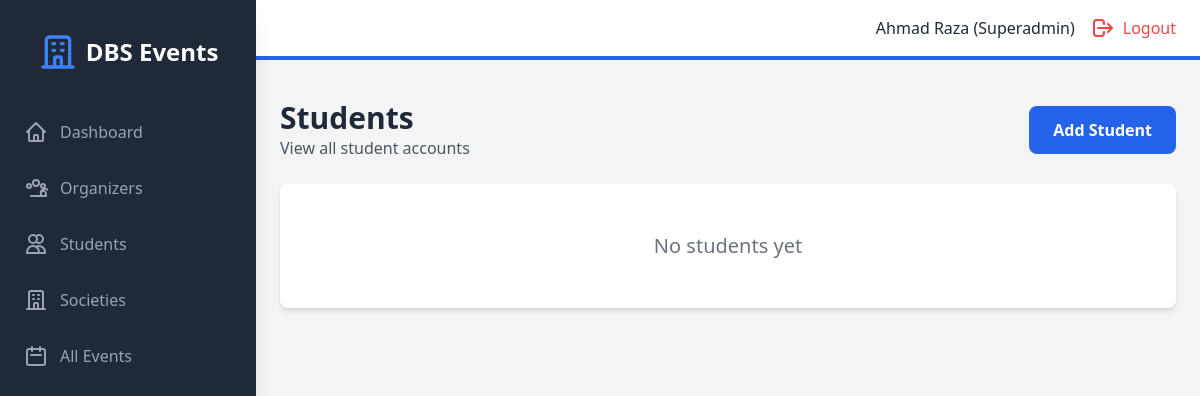
Before: /admin/students (signed in) with the older database file.
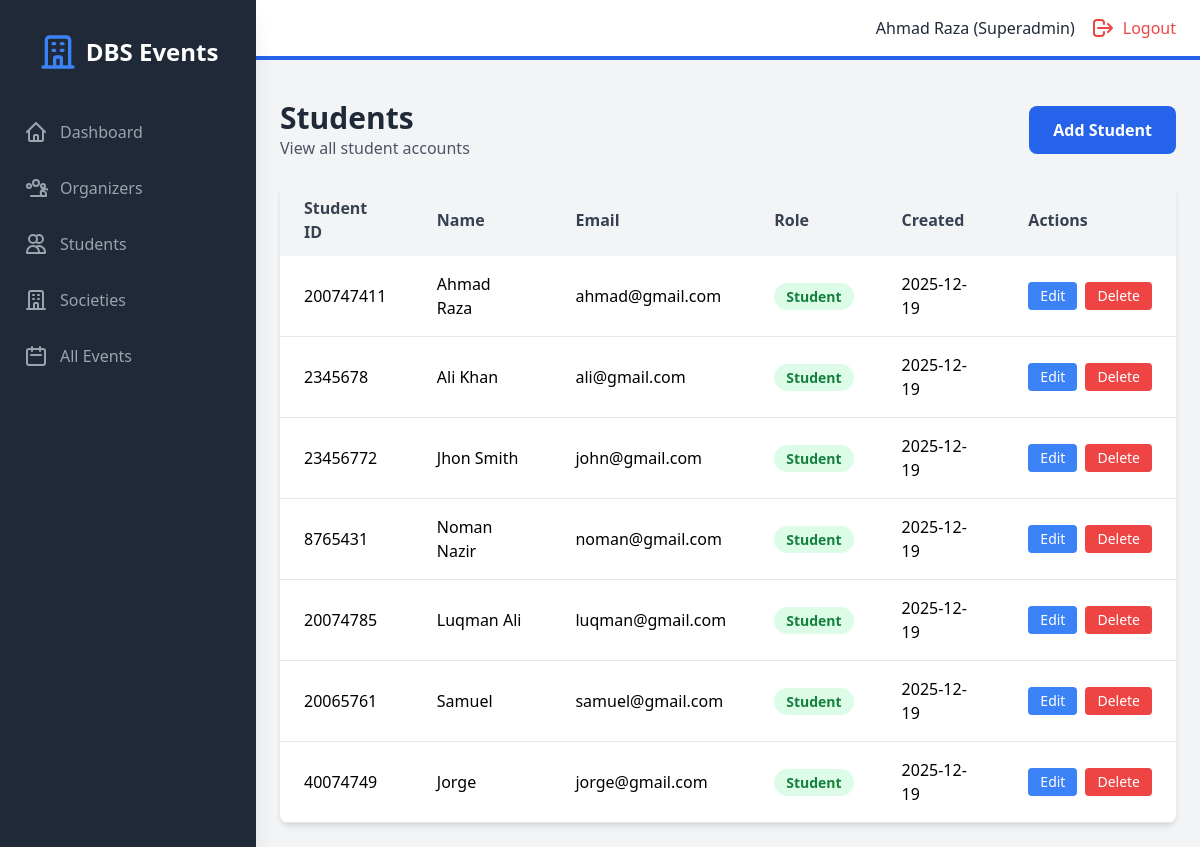
After: the same page with the newer database file.
### models.py (models this page shows, shortened)
class User(UserMixin, db.Model):
    id = db.Column(db.Integer, primary_key=True)
    student_number = db.Column(db.String(50), unique=True, nullable=True)
    email = db.Column(db.String(120), unique=True, nullable=False)
    password_hash = db.Column(db.String(200), nullable=False)
    name = db.Column(db.String(100), nullable=False)
    role = db.Column(db.String(20), nullable=False)  # superadmin, organizer, student
    created_at = db.Column(db.DateTime, default=datetime.utcnow)
    societies = db.relationship('Society', backref='head', lazy=True)
    events_created = db.relationship('Event', backref='creator', lazy=True)
    registrations = db.relationship('Registration', backref='student', lazy=True)

### backend/routes/admin.py (the view)
@admin_bp.route("/admin/students", endpoint="admin_students")
@admin_required
def admin_students():
    students = User.query.filter_by(role="student").all()
    return render_template("admin/students.html", students=students)

### backend/main.py (called while the page is built)
@login_manager.user_loader
def load_user(user_id):
    return User.query.get(int(user_id))

### frontend/templates/admin/students.html (shortened to what this page needs)
{% extends "base.html" %}
{% block auth_content %}
<div class="mb-6 flex justify-between items-center">
    <div>
        <h1 class="text-3xl font-bold text-gray-800">Students</h1>
        <p class="text-gray-600">View all student accounts</p>
    </div>
    <a href="{{ url_for('admin.admin_add_student') }}" class="bg-blue-600 text-white px-6 py-3 rounded-lg font-semibold hover:bg-blue-700 transition">
        Add Student
    </a>
</div>
{% if students %}
<div class="bg-white rounded-lg shadow-md overflow-hidden">
    <table class="w-full">
        <thead class="bg-gray-100">
            <tr>
                <th class="px-6 py-3 text-left text-gray-700 font-semibold">Student ID</th>
                <th class="px-6 py-3 text-left text-gray-700 font-semibold">Name</th>
                <th class="px-6 py-3 text-left text-gray-700 font-semibold">Email</th>
                <th class="px-6 py-3 text-left text-gray-700 font-semibold">Role</th>
                <th class="px-6 py-3 text-left text-gray-700 font-semibold">Created</th>
                <th class="px-6 py-3 text-left text-gray-700 font-semibold">Actions</th>
            </tr>
        </thead>
        <tbody>
            {% for student in students %}
            <tr class="border-b hover:bg-gray-50">
                <td class="px-6 py-4">{{ student.student_number or '-' }}</td>
                <td class="px-6 py-4">{{ student.name }}</td>
                <td class="px-6 py-4">{{ student.email }}</td>
                <td class="px-6 py-4"><span class="px-3 py-1 bg-green-100 text-green-700 rounded-full text-sm font-semibold">{{ student.role | capitalize }}</span></td>
                <td class="px-6 py-4">{{ student.created_at.strftime('%Y-%m-%d') }}</td>
                <td class="px-6 py-4">
                    <div class="flex space-x-2">
                        <a href="{{ url_for('admin.admin_edit_student', student_id=student.id) }}"
                           class="bg-blue-500 text-white px-3 py-1 rounded text-sm hover:bg-blue-600 transition">
                            Edit
                        </a>
                        <form method="POST" action="{{ url_for('admin.admin_delete_student', student_id=student.id) }}"
                              onsubmit="return confirm('Are you sure you want to delete {{ student.name }}?')"
                              class="inline">
                            <button type="submit" class="bg-red-500 text-white px-3 py-1 rounded text-sm hover:bg-red-600 transition">
                                Delete
                            </button>
                        </form>
                    </div>
                </td>
            </tr>
            {% endfor %}
        </tbody>
    </table>
</div>
{% else %}
<div class="text-center py-12 bg-white rounded-lg shadow-md">
    <p class="text-gray-500 text-xl">No students yet</p>
</div>
{% endif %}
{% endblock %}

Changed rows visible on the page:
added User: student_number "200747411", name "Ahmad Raza", email "ahmad@gmail.com", role "Student", created_at "2025-12-19"
added User: student_number "2345678", name "Ali Khan", email "ali@gmail.com", role "Student", created_at "2025-12-19"
added User: student_number "23456772", name "Jhon Smith", email "john@gmail.com", role "Student", created_at "2025-12-19"
added User: student_number "8765431", name "Noman Nazir", email "noman@gmail.com", role "Student", created_at "2025-12-19"
added User: student_number "20074785", name "Luqman Ali", email "luqman@gmail.com", role "Student", created_at "2025-12-19"
added User: student_number "20065761", name "Samuel", email "samuel@gmail.com", role "Student", created_at "2025-12-19"
added User: student_number "40074749", name "Jorge", email "jorge@gmail.com", role "Student", created_at "2025-12-19"
Other visible differences:
text no longer shown: "No students yet"
text now shown: "Student ID Name Email Role Created Actions"
